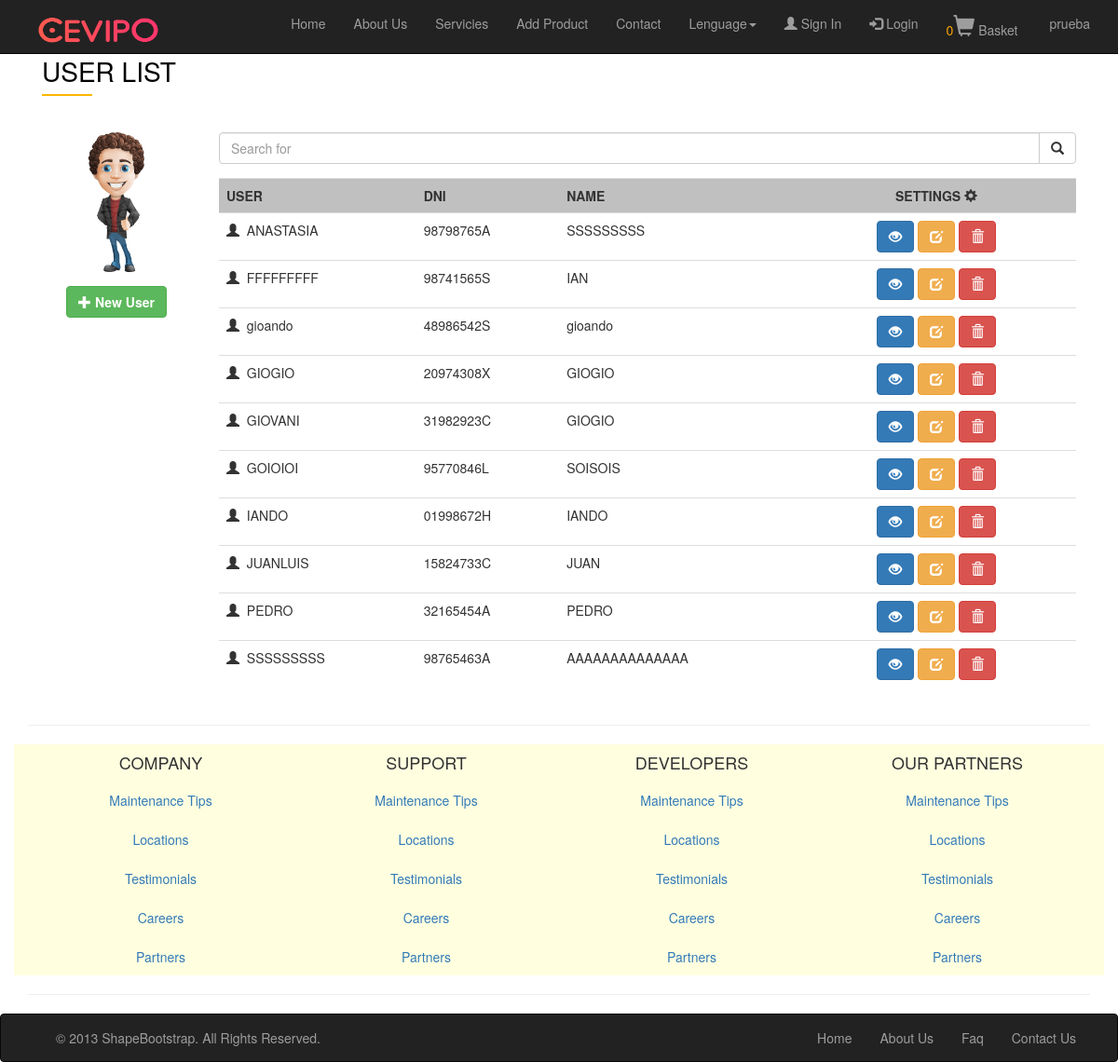
The page /index.php?page=sing_in&op=list on the database its author committed.
### tables this page shows
CREATE TABLE `usuario2` (
  `user` varchar(50) NOT NULL,
  `first_name` varchar(50) NOT NULL,
  `last_name` varchar(50) NOT NULL,
  `dni` varchar(9) NOT NULL,
  `birthdate` varchar(10) NOT NULL,
  `genere` varchar(20) NOT NULL,
  `country` varchar(100) NOT NULL,
  `address` varchar(200) NOT NULL,
  `zip` int(5) NOT NULL,
  `phone` int(9) NOT NULL,
  `email` varchar(500) NOT NULL,
  `password` varchar(500) NOT NULL,
  `cmpy` varchar(200) NOT NULL,
  `hobbies` varchar(200) NOT NULL,
  `user_type` tinyint(1) DEFAULT '0'
);

### module/sing_in/model/DAOuser.php (called while the page is built, shortened)
<?php
	class DAOUser{
		function select_all_user(){
			$sql = "SELECT * FROM usuario2 ORDER BY user ASC";
			$conexion = connect::con();
            $res = mysqli_query($conexion, $sql);
            return $res;
		}
	}

### module/sing_in/view/list_user/list_sing_in.php (the view, shortened to what this page needs)
<div class="container">
    <div class="col-md-12">
    	<div class="row">
    			<div class="col-md-5">
                    <h2 class="aboutus-title">USER LIST</h2>
                </div>
    	</div>
    	<div class="row">
            <div class="col-md-2 text-center">
                <div class="form-group">
                    <p id="p_crear"><a href="index.php?page=sing_in&op=create"><img src="view/img/crud/usu_6.png" style="width: 80px;"></a></p>
                </div>
                <div class="form-group">
                    <a href="index.php?page=sing_in&op=create" class="btn btn btn-success btn-default"><span class="glyphicon glyphicon-plus" aria-hidden="true"></span><b>&nbsp;New User</b></a>
                </div>
            </div>
            <div class="col-md-10 table-responsive">
                <div class="form-group">
                    <form action="#" method="get">
                        <div class="input-group">
                            <input class="form-control" id="system-search" name="system-search" placeholder="Search for" required>
                            <span class="input-group-btn">
                                <button type="submit" class="btn btn-default"><i class="glyphicon glyphicon-search"></i></button>
                            </span>
                        </div>
                    </form>
                </div>
                <div class="form-group">
            		<table class="table table-hover">
                        <tr style="background: silver;" >
                            <td><b>USER</b></td>
                            <td><b>DNI</b></td>
                            <td><b>NAME</b></td>
                            <td class="text-center" ><b>SETTINGS&nbsp;</b><span class="glyphicon glyphicon-cog"></span></td>
                        </tr>
                        <?php
                            if ($rdo->num_rows === 0){
                                echo '<tr>';
                                echo '<td align="center"  colspan="3">NO HAY NINGUN USUARIO</td>';
                                echo '</tr>';
                            }else{
                                foreach ($rdo as $row) {
                               		echo '<tr>';
                                	   	echo '<td><span class="glyphicon glyphicon-user "></span>&nbsp;&nbsp;'. $row['user'] . '</td>';
                                	   	echo '<td>'. $row['dni'] . '</td>';
                                	   	echo '<td>'. $row['first_name'] . '</td>';
                                	   	echo '<td  class="text-center" width=300>';
                                    	   	echo '<a class="btn btn-primary btn-default user_read" id="'.$row['user'].'" href="#" data-toggle="modal" data-target="#miModal" title="READ USER"   ><span  class="glyphicon glyphicon-eye-open" aria-hidden="true"></span></a>';
                                    	   	echo '<a href="index.php?page=sing_in&op=update&id='.$row['user'].'" title="EDIT USER" class="btn btn-warning btn-default" ><span  class="glyphicon glyphicon-edit" aria-hidden="true"></span></a>';
                                    	   	echo '<a  class="btn btn-danger btn-default user_delete" id="'.$row['user'].'" data-toggle="modal" data-target="#myModal" title="DELETE USER"><span  class="glyphicon glyphicon-trash" aria-hidden="true"></span></a>';
                                	   	echo '</td>';
                            	   	echo '</tr>';
                                }
                            }
                        ?>
                    </table>
                </div>
            </div>
    	</div>
    </div>
</div>

### view/inc/header.php (shortened to what this page needs)
<!DOCTYPE html>
<html>
<head>
	<link rel="stylesheet" type="text/css" href="view/css/bootstrap.min.css">
	<link rel="stylesheet" href="view/css/dataTables.bootstrap.min.css">
	<link rel="stylesheet" type="text/css" href="view/css/my_styles.css">
    <link rel="stylesheet" href="//code.jquery.com/ui/1.11.4/themes/smoothness/jquery-ui.css">
</head>
<body>

### view/inc/menu.php (shortened to what this page needs)
	<header>
	<nav class="navbar  navbar-inverse navbar-fixed-top" role="navigation">
		<div class="container">
			<div class="navbar-header">
				<a href="index.php?page=homepage" class="navbar-brand">
                  		<img src="view/img/barra_navegador/logo.png" class="logo ">
				</a>
			</div>
			<div class="collapse navbar-collapse" id="navi_gio">
				<ul class="nav navbar-nav navbar-right">
					<li href="#"><a href="index.php?page=homepage" data-tr="home" ></a></li>
					<li href="#"><a href="index.php?page=about_us"  data-tr="about"></a></li>
					<li href="#"><a href="index.php?page=services"  data-tr="servicies"></a></li>
					<li href="#"><a href="index.php?page=products&view=products" data-tr="add_product"></a></li>
					<li href="#"><a href="index.php?page=contact"  data-tr="contact"></a></li>
					<li class="dropdown">
			          	<a href="#"   class="dropdown-toggle" data-toggle="dropdown" role="button" aria-haspopup="true" aria-expanded="false"> Lenguage<span class="caret"></span></a>
			        </li>
					<li id="li_singIn"><a href="index.php?page=sing_in&op=create"   ><span class="glyphicon glyphicon-user"></span > Sign In</a></li>
				    <li id="li_login"><a href="#"   data-toggle="modal" data-target="#modal_login"><span class="glyphicon glyphicon-log-in"></span > Login</a></li>
				    <li><a href="index.php?page=basket&view=basket" class="" ><span id="cont_prod" style="color: orange;"></span><span style="font-size: 23px;" class="glyphicon glyphicon-shopping-cart"></span>&nbsp;Basket</a></li>
				    <li><a href="index.php?page=myAccount&view=myAccount" class="" ><span>&nbsp;prueba</span></a></li>
				</ul>
			</div>
		</div>
	</nav>
	<br>
	<br>
	<br>
</header>
<body>

### index.php (shortened to what this page needs)
<?php
    require_once("view/inc/header.php");
	require_once("view/inc/menu.php");
	if (!isset($_GET['page'])) {
		require_once("module/homepage/controller/controller_homepage.php");
	}else  if  ((isset($_GET['page']))&&(!isset($_GET['view'])))   {
        require_once("module/".$_GET['page']."/controller/controller_".$_GET['page'].".php");
	}else if ((isset($_GET['page']))&&(isset($_GET['view']))) {
		require_once("module/".$_GET['page']."/view/create_".$_GET['view'].".php");
	}

### module/sing_in/controller/controller_sing_in.php (shortened to what this page needs)
<?php
    $path_controller = $_SERVER['DOCUMENT_ROOT'] . '/proy_navid/ProyectoGio/';
    include ($path_controller . "module/sing_in/model/DAOuser.php");
    switch($_GET['op']){
        case 'list';
            try{
                $daouser = new DAOUser();
                $rdo = $daouser->select_all_user();
            }catch (Exception $e){
                $callback = 'index.php?page=503';
                die('<script>window.location.href="'.$callback .'";</script>');
            }
            if(!$rdo){
                $callback = 'index.php?page=503';
                die('<script>window.location.href="'.$callback .'";</script>');
            }else{
                include("module/sing_in/view/list_user/list_sing_in.php");
            }
            break;
    }

### view/css/my_styles.css (style rules this page uses)
.aboutus-title { font-size: 28px; letter-spacing: 0; line-height: 32px; margin: 0 0 39px; padding: 0 0 11px; position: relative; text-transform: uppercase; color: #000; }
.aboutus-title::after { background: #fdb801 none repeat scroll 0 0; bottom: 0; content: ""; height: 2px; left: 0; position: absolute; width: 54px; }
.menu_footer { background-color: #FFFFE0 ; }
.logo { width: 150px; height: 35px; }
.navbar { margin-bottom: 0; }

### rows shown on the page
usuario2: user "ANASTASIA", dni "98798765A", first_name "SSSSSSSSS"
usuario2: user "FFFFFFFFF", dni "98741565S", first_name "IAN"
usuario2: user "gioando", dni "48986542S", first_name "gioando"
usuario2: user "GIOGIO", dni "20974308X", first_name "GIOGIO"
usuario2: user "GIOVANI", dni "31982923C", first_name "GIOGIO"
usuario2: user "GOIOIOI", dni "95770846L", first_name "SOISOIS"
usuario2: user "IANDO", dni "01998672H", first_name "IANDO"
usuario2: user "JUANLUIS", dni "15824733C", first_name "JUAN"
usuario2: user "PEDRO", dni "32165454A", first_name "PEDRO"
usuario2: user "SSSSSSSSS", dni "98765463A", first_name "AAAAAAAAAAAAAA"
